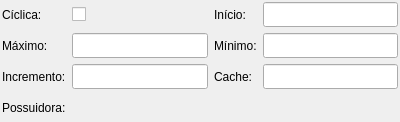
<?xml version="1.0" encoding="UTF-8"?>
<ui version="4.0">
 <class>SequenciaWidget</class>
 <widget class="QWidget" name="SequenciaWidget">
  <property name="geometry">
   <rect>
    <x>0</x>
    <y>0</y>
    <width>400</width>
    <height>122</height>
   </rect>
  </property>
  <property name="sizePolicy">
   <sizepolicy hsizetype="Preferred" vsizetype="Fixed">
    <horstretch>0</horstretch>
    <verstretch>0</verstretch>
   </sizepolicy>
  </property>
  <property name="minimumSize">
   <size>
    <width>400</width>
    <height>102</height>
   </size>
  </property>
  <property name="windowTitle">
   <string>Form</string>
  </property>
  <layout class="QGridLayout" name="sequencia_grid">
   <property name="margin">
    <number>2</number>
   </property>
   <property name="spacing">
    <number>6</number>
   </property>
   <item row="0" column="0">
    <widget class="QLabel" name="ciclica_lbl">
     <property name="text">
      <string>Cíclica:</string>
     </property>
    </widget>
   </item>
   <item row="0" column="1">
    <widget class="QCheckBox" name="ciclica_chk">
     <property name="text">
      <string/>
     </property>
    </widget>
   </item>
   <item row="0" column="2">
    <widget class="QLabel" name="inicio_lbl">
     <property name="text">
      <string>Início:</string>
     </property>
    </widget>
   </item>
   <item row="0" column="3">
    <widget class="QLineEdit" name="inicio_edt">
     <property name="minimumSize">
      <size>
       <width>0</width>
       <height>25</height>
      </size>
     </property>
     <property name="font">
      <font>
       <italic>false</italic>
      </font>
     </property>
     <property name="inputMethodHints">
      <set>Qt::ImhFormattedNumbersOnly</set>
     </property>
     <property name="readOnly">
      <bool>false</bool>
     </property>
    </widget>
   </item>
   <item row="1" column="0">
    <widget class="QLabel" name="maximo_lbl">
     <property name="text">
      <string>Máximo:</string>
     </property>
    </widget>
   </item>
   <item row="1" column="1">
    <widget class="QLineEdit" name="maximo_edt">
     <property name="minimumSize">
      <size>
       <width>0</width>
       <height>25</height>
      </size>
     </property>
     <property name="font">
      <font>
       <italic>false</italic>
      </font>
     </property>
     <property name="inputMethodHints">
      <set>Qt::ImhFormattedNumbersOnly</set>
     </property>
     <property name="readOnly">
      <bool>false</bool>
     </property>
    </widget>
   </item>
   <item row="1" column="2">
    <widget class="QLabel" name="minimo_lbl">
     <property name="text">
      <string>Mínimo:</string>
     </property>
    </widget>
   </item>
   <item row="1" column="3">
    <widget class="QLineEdit" name="minimo_edt">
     <property name="minimumSize">
      <size>
       <width>0</width>
       <height>25</height>
      </size>
     </property>
     <property name="font">
      <font>
       <italic>false</italic>
      </font>
     </property>
     <property name="inputMethodHints">
      <set>Qt::ImhFormattedNumbersOnly</set>
     </property>
     <property name="readOnly">
      <bool>false</bool>
     </property>
    </widget>
   </item>
   <item row="2" column="0">
    <widget class="QLabel" name="incremento_lbl">
     <property name="text">
      <string>Incremento:</string>
     </property>
    </widget>
   </item>
   <item row="2" column="1">
    <widget class="QLineEdit" name="incremento_edt">
     <property name="minimumSize">
      <size>
       <width>0</width>
       <height>25</height>
      </size>
     </property>
     <property name="font">
      <font>
       <italic>false</italic>
      </font>
     </property>
     <property name="inputMethodHints">
      <set>Qt::ImhFormattedNumbersOnly</set>
     </property>
     <property name="readOnly">
      <bool>false</bool>
     </property>
    </widget>
   </item>
   <item row="2" column="2">
    <widget class="QLabel" name="cache_lbl">
     <property name="text">
      <string>Cache:</string>
     </property>
    </widget>
   </item>
   <item row="2" column="3">
    <widget class="QLineEdit" name="cache_edt">
     <property name="minimumSize">
      <size>
       <width>0</width>
       <height>25</height>
      </size>
     </property>
     <property name="font">
      <font>
       <italic>false</italic>
      </font>
     </property>
     <property name="inputMethodHints">
      <set>Qt::ImhFormattedNumbersOnly</set>
     </property>
     <property name="readOnly">
      <bool>false</bool>
     </property>
    </widget>
   </item>
   <item row="3" column="0">
    <widget class="QLabel" name="possuidora_lbl">
     <property name="text">
      <string>Possuidora:</string>
     </property>
    </widget>
   </item>
  </layout>
 </widget>
 <resources/>
 <connections/>
</ui>
